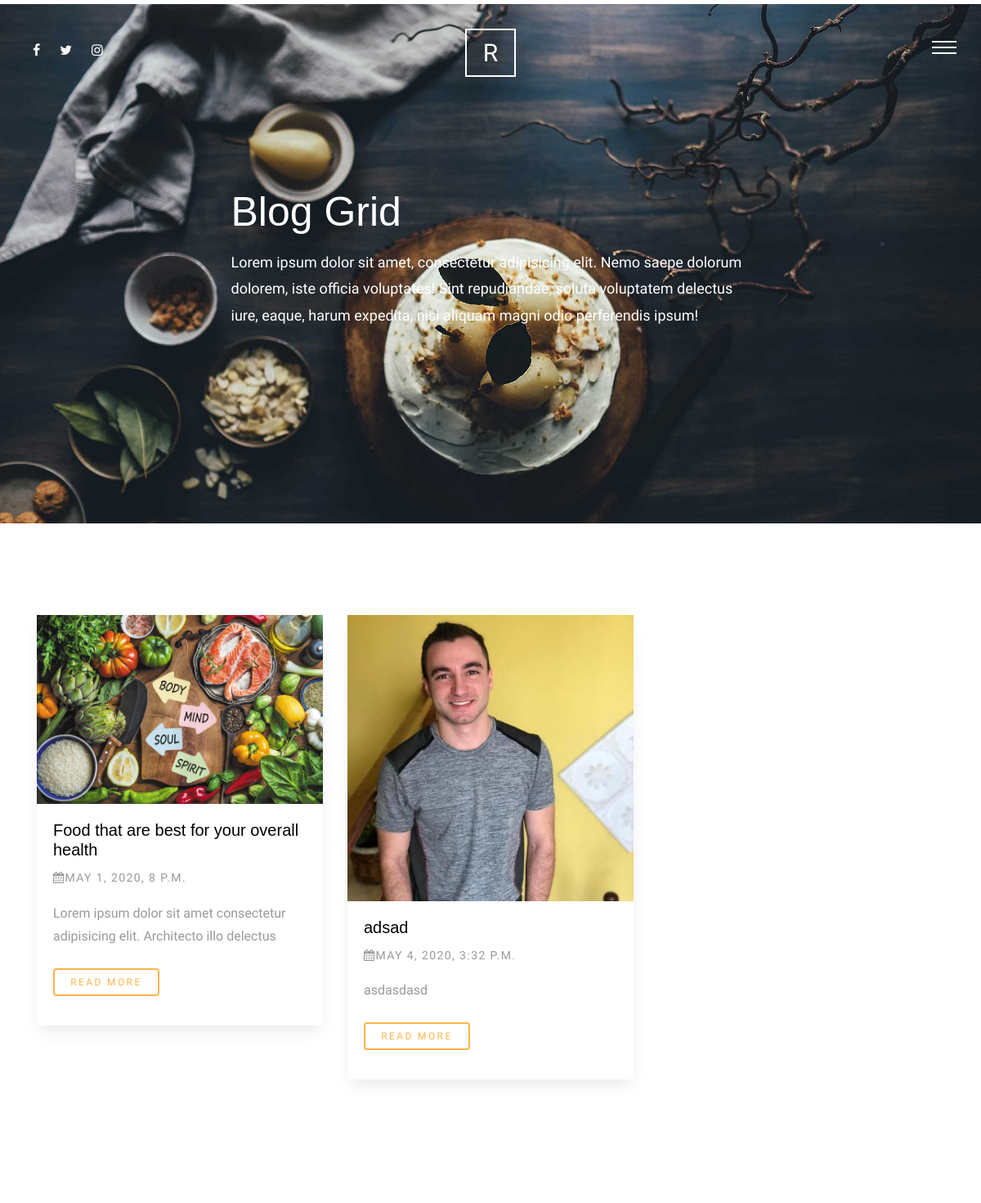
/blog/ (upper part), run on an earlier commit of the app's database.
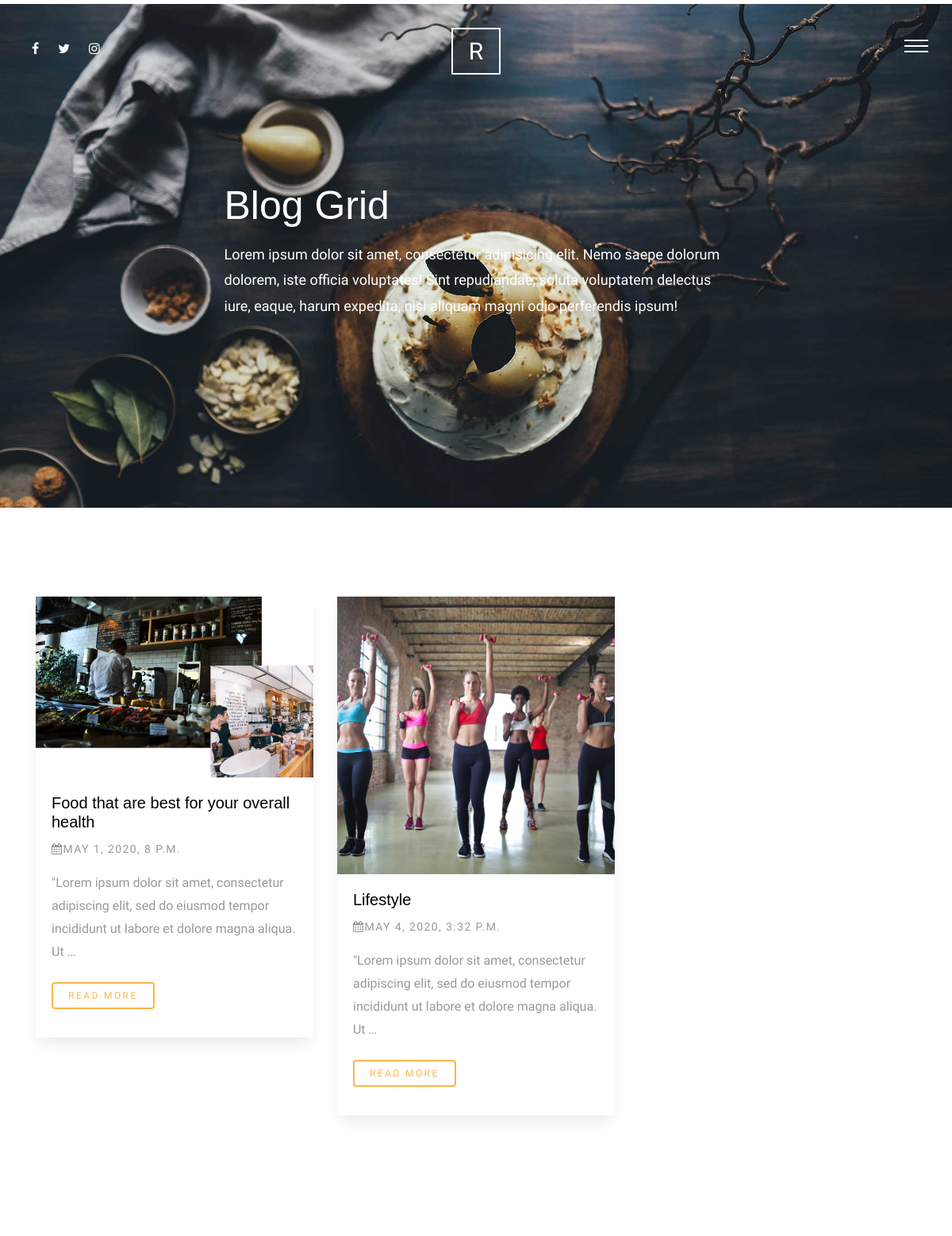
And on a later commit of the database.
### blog/models.py (models this page shows)
class Post(models.Model):
    title = models.CharField(max_length=50)
    content = models.TextField()
    author = models.ForeignKey(User, on_delete=models.CASCADE)
    category = models.ForeignKey('Category', null=True, on_delete=models.SET_NULL)
    created = models.DateTimeField(default=timezone.now)
    image = models.ImageField(upload_to='blog/', blank=True, null=True)
    tags = TaggableManager(blank=True)
    class Meta:
        verbose_name = 'post'
        verbose_name_plural = 'posts'
    def __str__(self):
        return self.title

### blog/views.py (the view)
# urls.py: path('', views.post_list, name='post_list'),
def post_list(request):
    post_list = Post.objects.all()
    search_query = request.GET.get('q')
    if search_query:
        post_list = post_list.filter(
            Q(title__icontains = search_query) |
            Q(content__icontains = search_query) |
            Q(tags__name__icontains = search_query)
        ).distinct()
    paginator = Paginator(post_list, 3)
    page = request.GET.get('page')
    post_list = paginator.get_page(page)
    context = {
        'post_list': post_list
    }
    return render(request, 'Post/post_list.html', context)

### blog/templates/Post/post_list.html (shortened to what this page needs)
{% extends 'base.html' %}
{% load static %}
{% block body %}
    <div class="main-wrap">
        <div class="cover_1 cover_sm">
          <div class="img_bg" style="background-image: url({% static 'site_static/img/slider-1.jpg' %});" data-stellar-background-ratio="0.5">
            <div class="container">
              <div class="row align-items-center justify-content-center">
                <div class="col-md-7" data-aos="fade-up">
                  <h2 class="heading">Blog Grid</h2>
                  <p class="lead">Lorem ipsum dolor sit amet, consectetur adipisicing elit. Nemo saepe dolorum dolorem, iste officia voluptates! Sint repudiandae, soluta voluptatem delectus iure, eaque, harum expedita, nisi aliquam magni odio perferendis ipsum!</p>
                </div>
              </div>
            </div>
          </div>
        </div>
       <div class="section">
          <div class="container">
            <div class="row mb-5">
              {% for post in post_list %}
                <div class="col-md-4">
                <div class="media d-block media-bg-white mb-5" data-aos="fade-up"  data-aos-delay="400">
                  <figure>
                    <a href="blog-single.html"><img src="{{post.image.url}}" alt="Image placeholder" class="img-fluid"></a>
                  </figure>
                  <div class="media-body">
                    <h3><a href="{% url 'blog:post_detail' post.id %}">{{post}}</a></h3>
                    <p class="post-meta"><span><span class="fa fa-calendar"></span>{{post.created}}</span></p>
                    <p class="mb-4">{{post.content|truncatewords:20}}</p>
                    <p><a href="{% url 'blog:post_detail' post.id %}" class="btn btn-primary btn-outline-primary btn-sm">Read More</a></p>
                  </div>
                </div>
              </div>
              {% endfor %}
            </div>
              </div>
            </div>
          </div>
        </div>
{% endblock body %}

What changed in the data, as far as the page shows it:
changed Post "Food that are best for your overall health": image: a different picture; content "Lorem ipsum dolor sit amet consectetur adipisicing elit. Architecto illo delectus" → "\"Lorem ipsum dolor sit amet, consectetur adipiscing elit, sed do eiusmod tempor incididunt ut labore et dolore magna aliqua. Ut …"
changed Post: image: a different picture; title "adsad" → "Lifestyle"; content "asdasdasd" → "\"Lorem ipsum dolor sit amet, consectetur adipiscing elit, sed do eiusmod tempor incididunt ut labore et dolore magna aliqua. Ut …"
